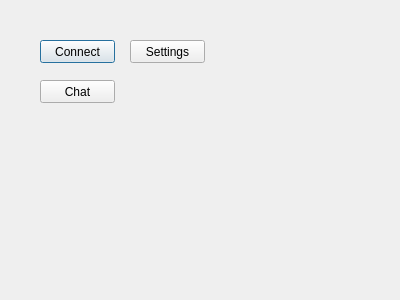
<?xml version="1.0" encoding="UTF-8"?>
<ui version="4.0">
 <class>BlackBox</class>
 <widget class="QDialog" name="BlackBox">
  <property name="geometry">
   <rect>
    <x>0</x>
    <y>0</y>
    <width>400</width>
    <height>300</height>
   </rect>
  </property>
  <property name="windowTitle">
   <string>BlackBox</string>
  </property>
  <widget class="QPushButton" name="bt_Connect">
   <property name="geometry">
    <rect>
     <x>40</x>
     <y>40</y>
     <width>75</width>
     <height>23</height>
    </rect>
   </property>
   <property name="text">
    <string>Connect</string>
   </property>
  </widget>
  <widget class="QPushButton" name="bt_Settings">
   <property name="geometry">
    <rect>
     <x>130</x>
     <y>40</y>
     <width>75</width>
     <height>23</height>
    </rect>
   </property>
   <property name="text">
    <string>Settings</string>
   </property>
  </widget>
  <widget class="QPushButton" name="bt_Chat">
   <property name="geometry">
    <rect>
     <x>40</x>
     <y>80</y>
     <width>75</width>
     <height>23</height>
    </rect>
   </property>
   <property name="text">
    <string>Chat</string>
   </property>
  </widget>
 </widget>
 <layoutdefault spacing="6" margin="11"/>
 <resources/>
 <connections/>
</ui>
